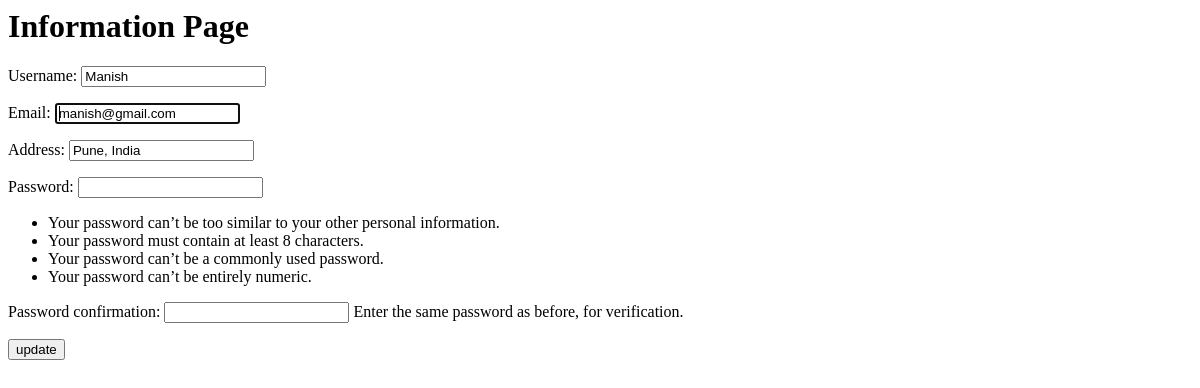
Page /update/5 on the committed database.
### accounts/models.py (models this page shows)
class CustomUser(AbstractUser):
    username = None
    email = models.EmailField(_('Email'), unique=True)
    user_name = models.CharField(_('Username'), max_length=150, blank=True)
    address = models.CharField(_('Address'), max_length=280, blank=True)
    USERNAME_FIELD = 'email'
    REQUIRED_FIELDS = []
    objects = CustomUserManager()

### accounts/views.py (the view)
# urls.py: path('update/<int:id>', views.update_data, name='update_data'),
def update_data(request, id):
    if request.method == 'POST':
        pi = CustomUser.objects.get(pk=id)
        fm = UserAdminCreationForm(request.POST, instance=pi)
        if fm.is_valid():
            fm.save()
            return redirect('List_Page')
    else:
        pi = CustomUser.objects.get(pk=id)
        fm = UserAdminCreationForm(instance=pi)
    return render(request, 'update_data.html', {'form': fm})

### accounts/forms.py
class UserAdminCreationForm(UserCreationForm):
    class Meta:
        model = get_user_model()
        fields = ['user_name', 'email', 'address']

### templates/update_data.html (shortened to what this page needs)
<html>
<head>
</head>
<body>
<h1>Information Page</h1>
<form method="POST">
    {{ form.as_p }}
    <input type="submit" value="update">
</form>
</body>
</html>

### rows in the picture
CustomUser: user_name "Manish", email "manish@gmail.com", address "Pune, India"
